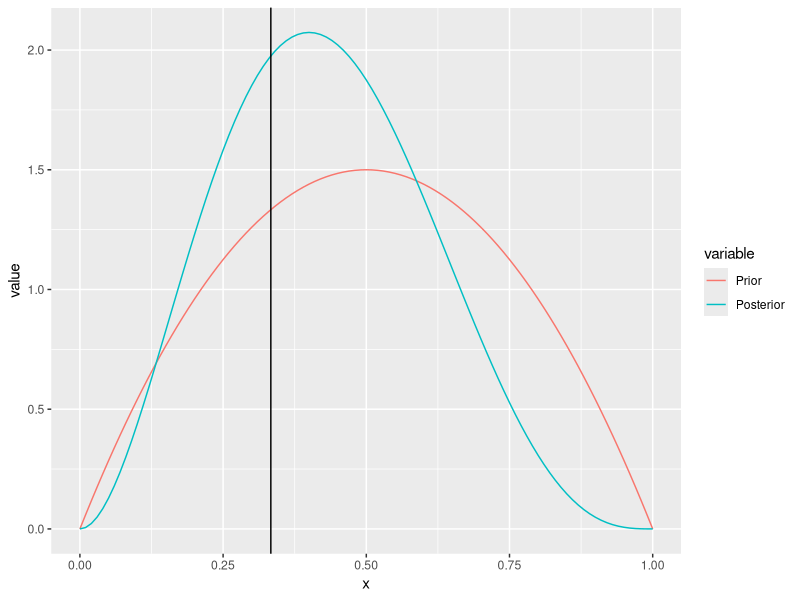
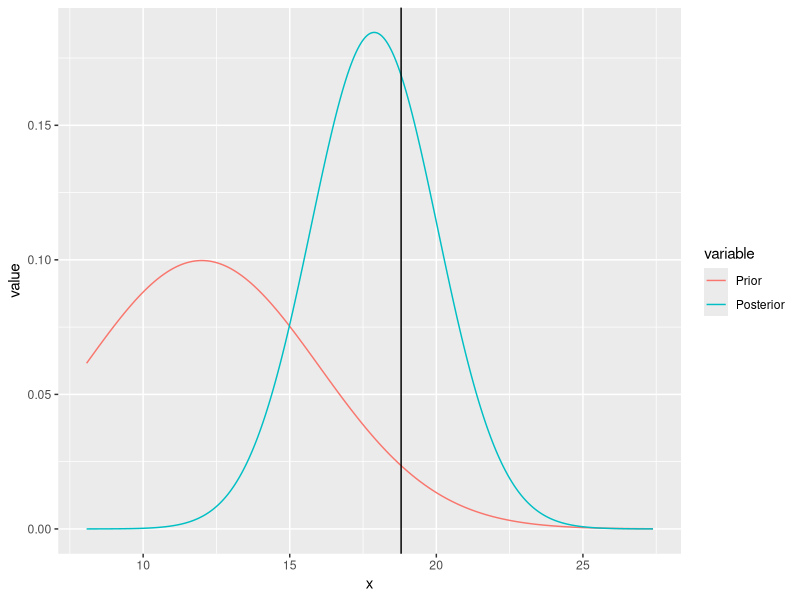

Here is the R script that generated these plots, in order:
#Inference for Binomial with Beta Prior
BBB<-function(n,p,alpha,beta)
{
  require(ggplot2)
  require(reshape2)
  xx<-rbinom(1,n,p)
  p_hat<-xx/n
  print("Observed Proportion, Posterior Mean")
  p_hat_Post<-(alpha+xx)/(n+alpha+beta)
  print(c(p_hat,p_hat_Post))
  x  <- seq(0, 1, 0.01)
  Prior <- dbeta(x,alpha,beta)
  Posterior <- dbeta(x,alpha+xx,n+beta-xx)

  df <- data.frame(x, Prior, Posterior)
  
  # melt the data to a long format
  df2 <- reshape2::melt(data = df, id.vars = "x")
  
  # plot, using the aesthetics argument 'colour'
  ggplot(data = df2, aes(x = x, y = value, colour = variable)) + geom_line() + geom_vline(xintercept=p_hat)

 
}

n<-3
p<-0.5
alpha<-2
beta<-2

BBB(n,p,alpha,beta)
#Inference for Normal with Normal Prior
BNN<-function(n,mu,sigma,theta,tau)
{
  require(ggplot2)
  require(reshape2)
  xx<-rnorm(n,mu,sigma)
  xbar<-mean(xx)
  theta_post<-(theta*sigma^2+n*xbar*tau^2)/(sigma^2+n*tau^2)
  tau_post<-(sigma^2*tau^2)/(sigma^2+n*tau^2)
  print("Observed Mean, Posterior Mean")
  xbar_Post<-theta_post
  print(c(xbar,xbar_Post))
  a<-min(xx)-1
  b<-max(xx)+1
  x  <- seq(a, b, 0.01)
  Prior <- dnorm(x,theta,tau)
  Posterior <- dnorm(x,theta_post,tau_post)

  df <- data.frame(x, Prior, Posterior)
  
  # melt the data to a long format
  df2 <- reshape2::melt(data = df, id.vars = "x")
  
  # plot, using the aesthetics argument 'colour'
  ggplot(data = df2, aes(x = x, y = value, colour = variable)) + geom_line() + geom_vline(xintercept=xbar)
  
  
}

BNN(10,20,5,12,4)